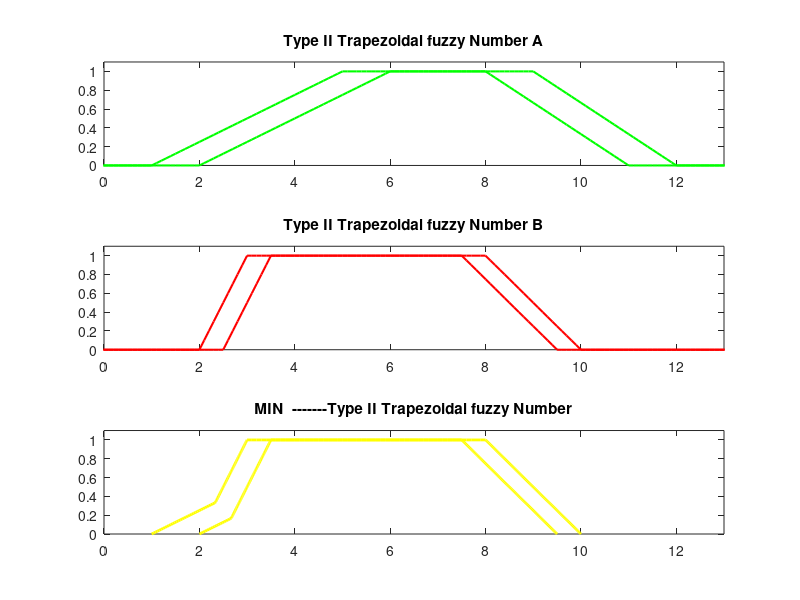

Here is the MATLAB script that generated this plot:
clear
clc
%  Shahab Sotudian--94125091
% Trapezoidal Number Operations
% Type_II fuzzy Trapezoidal  Number A
a1L=1;
a2L=5;
a3L=9;
a4L=12;

a1U=2;
a2U=6;
a3U=8;
a4U=11;
% Type_II fuzzy Trapezoidal Number B
b1L=2;
b2L=3;
b3L=8;
b4L=10;

b1U=2.5;
b2U=3.5;
b3U=7.5;
b4U=9.5;

alfa=0;
y=[];
l = -5:0.1:15;
% alfa cut
AL=[((a2L-a1L)*alfa+a1L),(-(a4L-a3L)*alfa+a4L)];
BL=[((b2L-b1L)*alfa+b1L),(-(b4L-b3L)*alfa+b4L)];

AU=[((a2U-a1U)*alfa+a1U),(-(a4U-a3U)*alfa+a4U)];
BU=[((b2U-b1U)*alfa+b1U),(-(b4U-b3U)*alfa+b4U)];

% MIN  
for i=1:1:101
    alfa=(i-1)/100;
   y(i)=alfa;
s1L(i)=min(((a2L-a1L)*alfa+a1L),((b2L-b1L)*alfa+b1L));
s2L(i)=min((-(a4L-a3L)*alfa+a4L),(-(b4L-b3L)*alfa+b4L));

s1U(i)=min(((a2U-a1U)*alfa+a1U),((b2U-b1U)*alfa+b1U));
s2U(i)=min((-(a4U-a3U)*alfa+a4U),(-(b4U-b3U)*alfa+b4U));

end



       subplot(311)
h1=trapmf(l,[1 5 9 12]);
plot(l,h1,'g','linewidth',1.5)
hold on
h2=trapmf(l,[2 6 8 11]);
plot(l,h2,'g','linewidth',1.5)
title('Type II Trapezoidal fuzzy Number A')
axis([0,13,0,1.1])

       subplot(312)
h3=trapmf(l,[2,3,8,10]);
plot(l,h3,'r','linewidth',1.5)
hold on
h4=trapmf(l,[2.5,3.5,7.5,9.5]);
plot(l,h4,'r','linewidth',1.5)
title('Type II Trapezoidal fuzzy Number B')
axis([0,13,0,1.1])

      subplot(313)
plot(s1L,y,'y','linewidth',2)
hold on
plot(s2L,y,'y','linewidth',2)
hold on
s3L=s1L(101):0.1:s2L(101);
p=ones([size(s3L),1]);
plot(s3L,p,'y','linewidth',2)
hold on
plot(s1U,y,'y','linewidth',2)
hold on
plot(s2U,y,'y','linewidth',2)
hold on
s3U=s1U(101):0.1:s2U(101);
p=ones([size(s3U),1]);
plot(s3U,p,'y','linewidth',2)

axis([0,13,0,1.1])
title('MIN  -------Type II Trapezoidal fuzzy Number')












